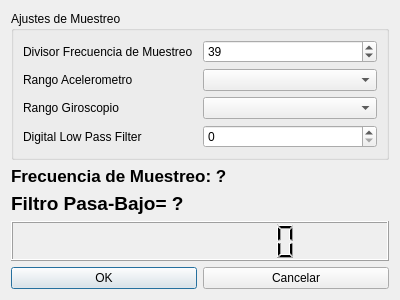
<?xml version="1.0" encoding="UTF-8"?>
<ui version="4.0">
 <class>AjustesSensores</class>
 <widget class="QDialog" name="AjustesSensores">
  <property name="geometry">
   <rect>
    <x>0</x>
    <y>0</y>
    <width>400</width>
    <height>300</height>
   </rect>
  </property>
  <property name="windowTitle">
   <string>Ajustes de Sensores</string>
  </property>
  <property name="windowIcon">
   <iconset resource="images.qrc">
    <normaloff>:/images/IMU.png</normaloff>:/images/IMU.png</iconset>
  </property>
  <layout class="QVBoxLayout" name="verticalLayout">
   <item>
    <widget class="QGroupBox" name="groupBox">
     <property name="title">
      <string>Ajustes de Muestreo</string>
     </property>
     <layout class="QGridLayout" name="gridLayout">
      <item row="0" column="0">
       <widget class="QLabel" name="label_3">
        <property name="text">
         <string>Divisor Frecuencia de Muestreo</string>
        </property>
       </widget>
      </item>
      <item row="0" column="1">
       <widget class="QSpinBox" name="spinBoxSampleRate">
        <property name="minimum">
         <number>0</number>
        </property>
        <property name="maximum">
         <number>255</number>
        </property>
        <property name="value">
         <number>39</number>
        </property>
       </widget>
      </item>
      <item row="1" column="0">
       <widget class="QLabel" name="label">
        <property name="text">
         <string>Rango Acelerometro</string>
        </property>
       </widget>
      </item>
      <item row="1" column="1">
       <widget class="QComboBox" name="comboBoxAscale"/>
      </item>
      <item row="2" column="0">
       <widget class="QLabel" name="label_2">
        <property name="text">
         <string>Rango Giroscopio</string>
        </property>
       </widget>
      </item>
      <item row="2" column="1">
       <widget class="QComboBox" name="comboBoxGscale"/>
      </item>
      <item row="3" column="0">
       <widget class="QLabel" name="label_4">
        <property name="text">
         <string>Digital Low Pass Filter</string>
        </property>
       </widget>
      </item>
      <item row="3" column="1">
       <widget class="QSpinBox" name="spinBoxDLPF">
        <property name="maximum">
         <number>6</number>
        </property>
       </widget>
      </item>
     </layout>
    </widget>
   </item>
   <item>
    <layout class="QVBoxLayout" name="verticalLayout_2">
     <item>
      <layout class="QHBoxLayout" name="horizontalLayout_2"/>
     </item>
     <item>
      <widget class="QLabel" name="labelSampleRate">
       <property name="font">
        <font>
         <family>MS Shell Dlg 2</family>
         <pointsize>13</pointsize>
         <weight>75</weight>
         <bold>true</bold>
         <strikeout>false</strikeout>
        </font>
       </property>
       <property name="text">
        <string>Frecuencia de Muestreo: ?</string>
       </property>
      </widget>
     </item>
     <item>
      <widget class="QLabel" name="labelDLPF">
       <property name="font">
        <font>
         <family>MS Shell Dlg 2</family>
         <pointsize>14</pointsize>
         <weight>75</weight>
         <italic>false</italic>
         <bold>true</bold>
        </font>
       </property>
       <property name="styleSheet">
        <string notr="true"/>
       </property>
       <property name="text">
        <string>Filtro Pasa-Bajo= ?</string>
       </property>
      </widget>
     </item>
    </layout>
   </item>
   <item>
    <widget class="QLCDNumber" name="lcdNumberSampleRate">
     <property name="digitCount">
      <number>10</number>
     </property>
    </widget>
   </item>
   <item>
    <layout class="QHBoxLayout" name="horizontalLayout">
     <item>
      <widget class="QPushButton" name="pushButtonOK">
       <property name="text">
        <string>OK</string>
       </property>
      </widget>
     </item>
     <item>
      <widget class="QPushButton" name="pushButtonExit">
       <property name="text">
        <string>Cancelar</string>
       </property>
      </widget>
     </item>
    </layout>
   </item>
  </layout>
 </widget>
 <resources>
  <include location="images.qrc"/>
 </resources>
 <connections/>
</ui>
